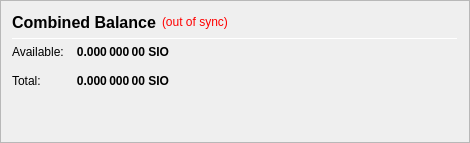
                   <widget class="QFrame" name="frame_CombinedBalances">
                    <property name="minimumSize">
                     <size>
                      <width>470</width>
                      <height>0</height>
                     </size>
                    </property>
                    <property name="frameShape">
                     <enum>QFrame::StyledPanel</enum>
                    </property>
                    <property name="frameShadow">
                     <enum>QFrame::Raised</enum>
                    </property>
                    <layout class="QVBoxLayout" name="verticalLayout_5">
                     <item>
                      <layout class="QHBoxLayout" name="horizontalLayout_5" stretch="0,0,0">
                       <item>
                        <widget class="QLabel" name="label_5z">
                         <property name="minimumSize">
                          <size>
                           <width>0</width>
                           <height>20</height>
                          </size>
                         </property>
                         <property name="font">
                          <font>
                           <pointsize>12</pointsize>
                           <weight>75</weight>
                           <bold>true</bold>
                          </font>
                         </property>
                         <property name="toolTip">
                          <string>Combined Balance (including unconfirmed and immature coins)</string>
                         </property>
                         <property name="text">
                          <string>Combined Balance</string>
                         </property>
                        </widget>
                       </item>
                       <item>
                        <widget class="QLabel" name="labelWalletStatus">
                         <property name="cursor">
                          <cursorShape>WhatsThisCursor</cursorShape>
                         </property>
                         <property name="toolTip">
                          <string>The displayed information may be out of date. Your wallet automatically synchronizes with the Saiko network after a connection is established, but this process has not completed yet.</string>
                         </property>
                         <property name="styleSheet">
                          <string notr="true">QLabel { color: red; }</string>
                         </property>
                         <property name="text">
                          <string notr="true">(out of sync)</string>
                         </property>
                         <property name="alignment">
                          <set>Qt::AlignLeading|Qt::AlignLeft|Qt::AlignVCenter</set>
                         </property>
                        </widget>
                       </item>
                       <item>
                        <spacer name="horizontalSpacer_1">
                         <property name="orientation">
                          <enum>Qt::Horizontal</enum>
                         </property>
                         <property name="sizeHint" stdset="0">
                          <size>
                           <width>40</width>
                           <height>20</height>
                          </size>
                         </property>
                        </spacer>
                       </item>
                      </layout>
                     </item>
                     <item>
                      <widget class="Line" name="line_CombinedBalance">
                       <property name="minimumSize">
                        <size>
                         <width>0</width>
                         <height>1</height>
                        </size>
                       </property>
                       <property name="maximumSize">
                        <size>
                         <width>16777215</width>
                         <height>1</height>
                        </size>
                       </property>
                       <property name="orientation">
                        <enum>Qt::Horizontal</enum>
                       </property>
                      </widget>
                     </item>
                     <item>
                      <layout class="QGridLayout" name="gridLayout_3">
                       <property name="spacing">
                        <number>12</number>
                       </property>
                       <item row="1" column="0">
                        <widget class="QLabel" name="labelBalanceTextz">
                         <property name="text">
                          <string>Available:</string>
                         </property>
                        </widget>
                       </item>
                       <item row="1" column="1">
                        <widget class="QLabel" name="labelBalancez">
                         <property name="font">
                          <font>
                           <weight>75</weight>
                           <bold>true</bold>
                          </font>
                         </property>
                         <property name="cursor">
                          <cursorShape>IBeamCursor</cursorShape>
                         </property>
                         <property name="toolTip">
                          <string>Your current spendable balance</string>
                         </property>
                         <property name="text">
                          <string notr="true">0.000 000 00 SIO</string>
                         </property>
                         <property name="alignment">
                          <set>Qt::AlignRight|Qt::AlignTrailing|Qt::AlignVCenter</set>
                         </property>
                         <property name="textInteractionFlags">
                          <set>Qt::LinksAccessibleByMouse|Qt::TextSelectableByKeyboard|Qt::TextSelectableByMouse</set>
                         </property>
                        </widget>
                       </item>
                       <item row="2" column="0">
                        <widget class="QLabel" name="labelTotalTextz">
                         <property name="text">
                          <string>Total:</string>
                         </property>
                        </widget>
                       </item>
                       <item row="2" column="1">
                        <widget class="QLabel" name="labelTotalz">
                         <property name="font">
                          <font>
                           <weight>75</weight>
                           <bold>true</bold>
                          </font>
                         </property>
                         <property name="cursor">
                          <cursorShape>IBeamCursor</cursorShape>
                         </property>
                         <property name="toolTip">
                          <string>Total Balance, including all unavailable coins.</string>
                         </property>
                         <property name="text">
                          <string notr="true">0.000 000 00 SIO</string>
                         </property>
                         <property name="alignment">
                          <set>Qt::AlignRight|Qt::AlignTrailing|Qt::AlignVCenter</set>
                         </property>
                         <property name="textInteractionFlags">
                          <set>Qt::LinksAccessibleByMouse|Qt::TextSelectableByKeyboard|Qt::TextSelectableByMouse</set>
                         </property>
                        </widget>
                       </item>
                       <item row="2" column="3">
                        <spacer name="horizontalSpacer_2">
                         <property name="orientation">
                          <enum>Qt::Horizontal</enum>
                         </property>
                         <property name="sizeHint" stdset="0">
                          <size>
                           <width>40</width>
                           <height>20</height>
                          </size>
                         </property>
                        </spacer>
                       </item>
                      </layout>
                     </item>
                     <item>
                      <spacer name="verticalSpacer_1">
                       <property name="orientation">
                        <enum>Qt::Vertical</enum>
                       </property>
                       <property name="sizeHint" stdset="0">
                        <size>
                         <width>20</width>
                         <height>40</height>
                        </size>
                       </property>
                      </spacer>
                     </item>
                    </layout>
                   </widget>
